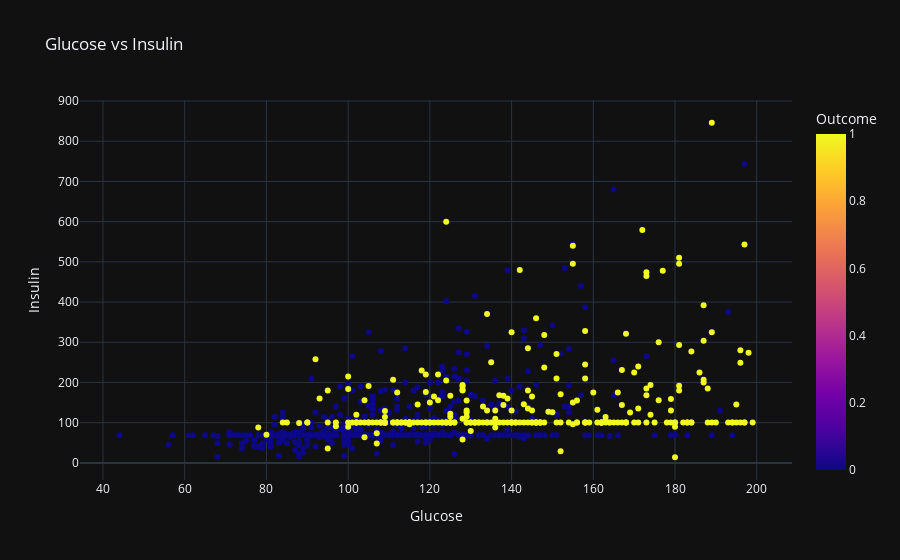

Notebook cell for this chart:
### Code cell
fig = px.scatter(df,x = "Glucose", y = "Insulin", title = "Glucose vs Insulin", template = "plotly_dark", color = "Outcome")
fig.show()

### Figure 1 — Plotly figure (JSON) as saved in the notebook; plotly's stock layout.template omitted (floating-point values rounded to 4 significant figures; data arrays with more than 128 entries replaced by an {"elided": "..."} marker saying what was removed)
{"data": [{"hovertemplate": "Glucose=%{x}<br>Insulin=%{y}<br>Outcome=%{marker.color}<extra></extra>", "legendgroup": "", "marker": {"color": {"elided": "768 int values"}, "coloraxis": "coloraxis", "symbol": "circle"}, "mode": "markers", "name": "", "orientation": "v", "showlegend": false, "type": "scatter", "x": {"elided": "768 int values"}, "xaxis": "x", "y": {"elided": "768 float values"}, "yaxis": "y"}], "layout": {"coloraxis": {"colorbar": {"title": {"text": "Outcome"}}, "colorscale": [[0, "#0d0887"], [0.1111, "#46039f"], [0.2222, "#7201a8"], [0.3333, "#9c179e"], [0.4444, "#bd3786"], [0.5556, "#d8576b"], [0.6667, "#ed7953"], [0.7778, "#fb9f3a"], [0.8889, "#fdca26"], [1, "#f0f921"]]}, "legend": {"tracegroupgap": 0}, "title": {"text": "Glucose vs Insulin"}, "xaxis": {"anchor": "y", "domain": [0, 1], "title": {"text": "Glucose"}}, "yaxis": {"anchor": "x", "domain": [0, 1], "title": {"text": "Insulin"}}}}
